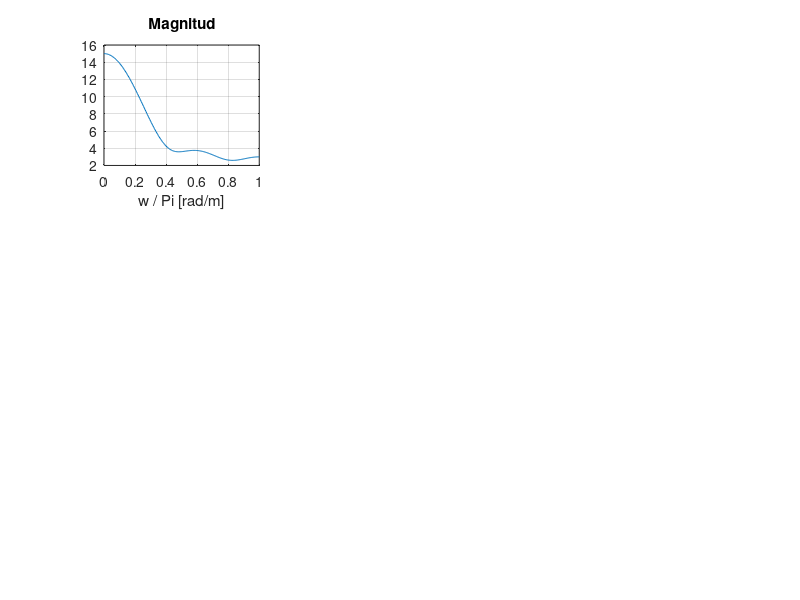

Write MATLAB code to recreate this figure. (Note: this script raises an error after producing the figure.)
close all;
clear all;
clc;

w = 0 : (pi/200) : pi;
X = exp(j*w) + 2 + 3*exp(-j*w) + 4*exp(-j*2*w) + 5*exp(-j*3*w);
subplot (3,3,1); plot(w/pi, abs(X)); grid 
xlabel('w / Pi [rad/m]'); title('Magnitud')
subplot 332; plot(w/pi, angle(X)/pi); grid 
xlabel('w / Pi [rad/m]'); title('Angulo / Pi [rad]')
%plot(w/pi,unwrap(angle(X))/pi);